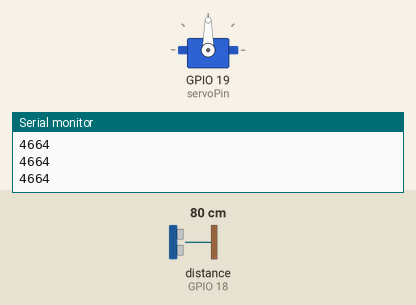
The sketch below on a simulated ESP32. Parts: servo, the last lines printed to the serial monitor. Wiring (inferred from the names in the program): ultrasonic range finder: trigger GPIO 5; echo GPIO 18. Inputs (shaded band) come from the test bench; at power-on: distance to the obstacle (sensor on GPIO 18) 80 cm. The echo pulse lasts 58.3 µs per cm.

Above: at 1.3 s.
1.4 s: distance to the obstacle (sensor on GPIO 18) set to 38 cm
2.9 s: distance to the obstacle (sensor on GPIO 18) set to 31 cm
At 4.0 s:
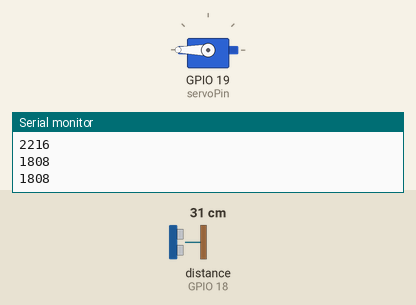
4.5 s: distance to the obstacle (sensor on GPIO 18) set to 35 cm
At 5.4 s:
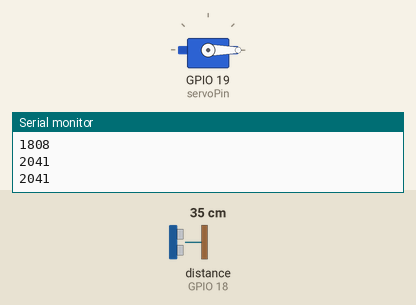
6.0 s: distance to the obstacle (sensor on GPIO 18) set to 2 cm
At 6.8 s:
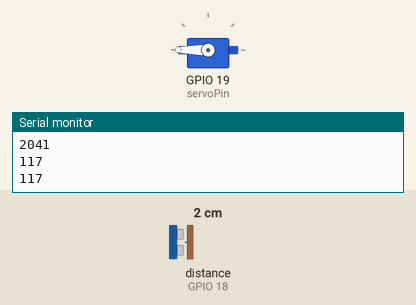
7.5 s: distance to the obstacle (sensor on GPIO 18) set to 60 cm
At 8.1 s:
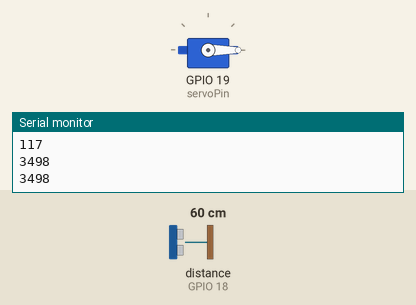
Timing chart, 0 to 10.0 s (numbered marks = the images above; inputs shaded):
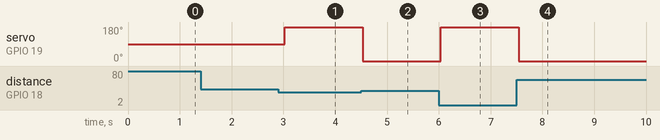

Measured:
- the behaviour switches between 35 and 34 cm on distance to the obstacle (sensor on GPIO 18) (found by bisection; images 0 and 1)
- after the input at 2.9 s, servo on GPIO 19 (servoPin): 90° → 180° after 0.13 s
- after the input at 4.5 s, servo on GPIO 19 (servoPin): 180° → 0° at once
- after the input at 6.0 s, servo on GPIO 19 (servoPin): 0° → 180° at once
- after the input at 7.5 s, servo on GPIO 19 (servoPin): 180° → 0° at once

The sketch:

v2.ino
```cpp
#include <ESP32Servo.h>

int trigPin = 5;
int echoPin = 18;
int servoPin = 19;
int tottime;
int dt = 500;

Servo myServo;
bool isNear = false;

void setup() {
  Serial.begin(9600);
  pinMode(trigPin, OUTPUT);
  pinMode(echoPin, INPUT);
  myServo.attach(servoPin);
}

void loop() {
  digitalWrite(trigPin, LOW);
  delayMicroseconds(10);
  digitalWrite(trigPin, HIGH);
  delayMicroseconds(10);
  digitalWrite(trigPin, LOW);

  tottime = pulseIn(echoPin, HIGH);
  Serial.println(tottime);

  bool nowNear = (tottime < 2000 && tottime > 0);  // second condition guards against timeout misread

  if (nowNear != isNear) {
    myServo.write(nowNear ? 180 : 0);
    isNear = nowNear;
  }

  delay(dt);
}
```
